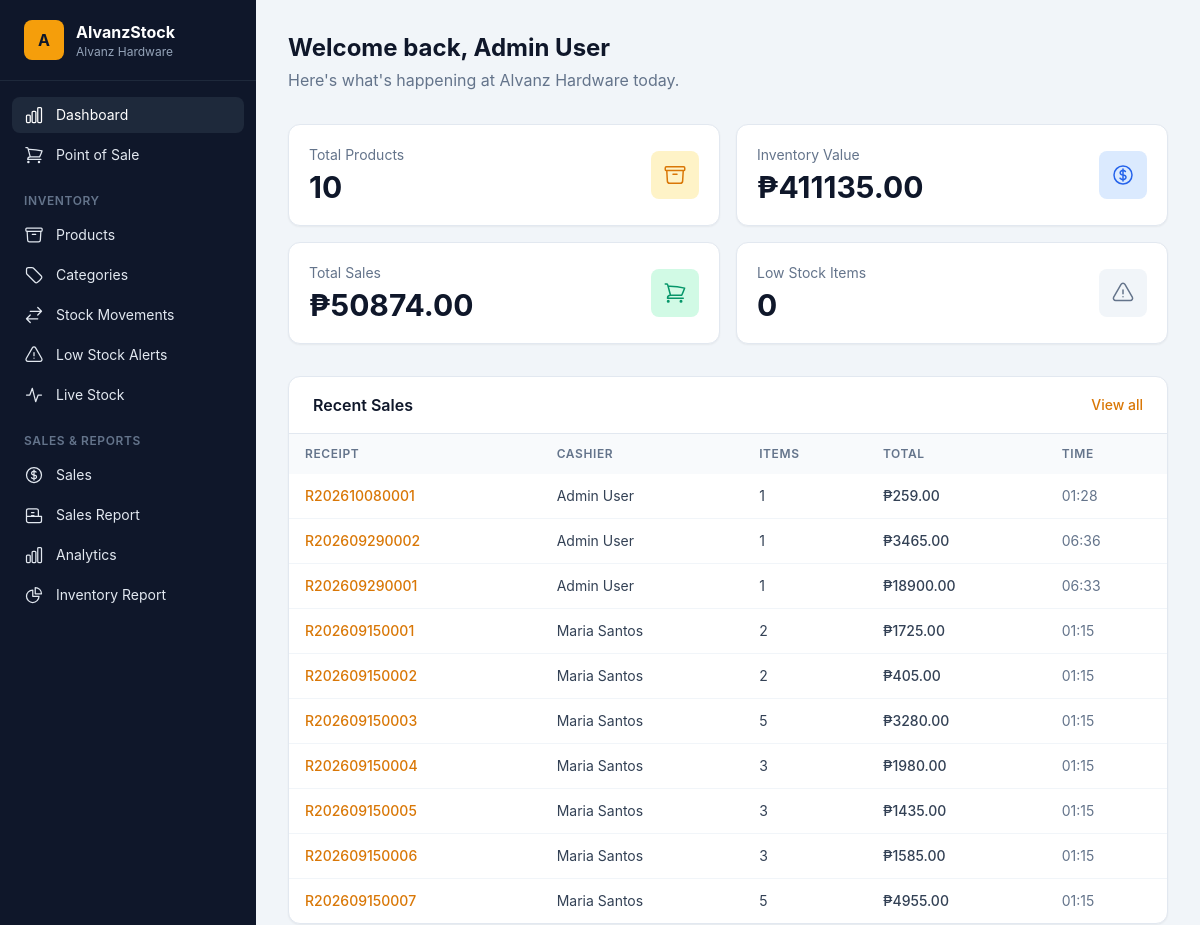
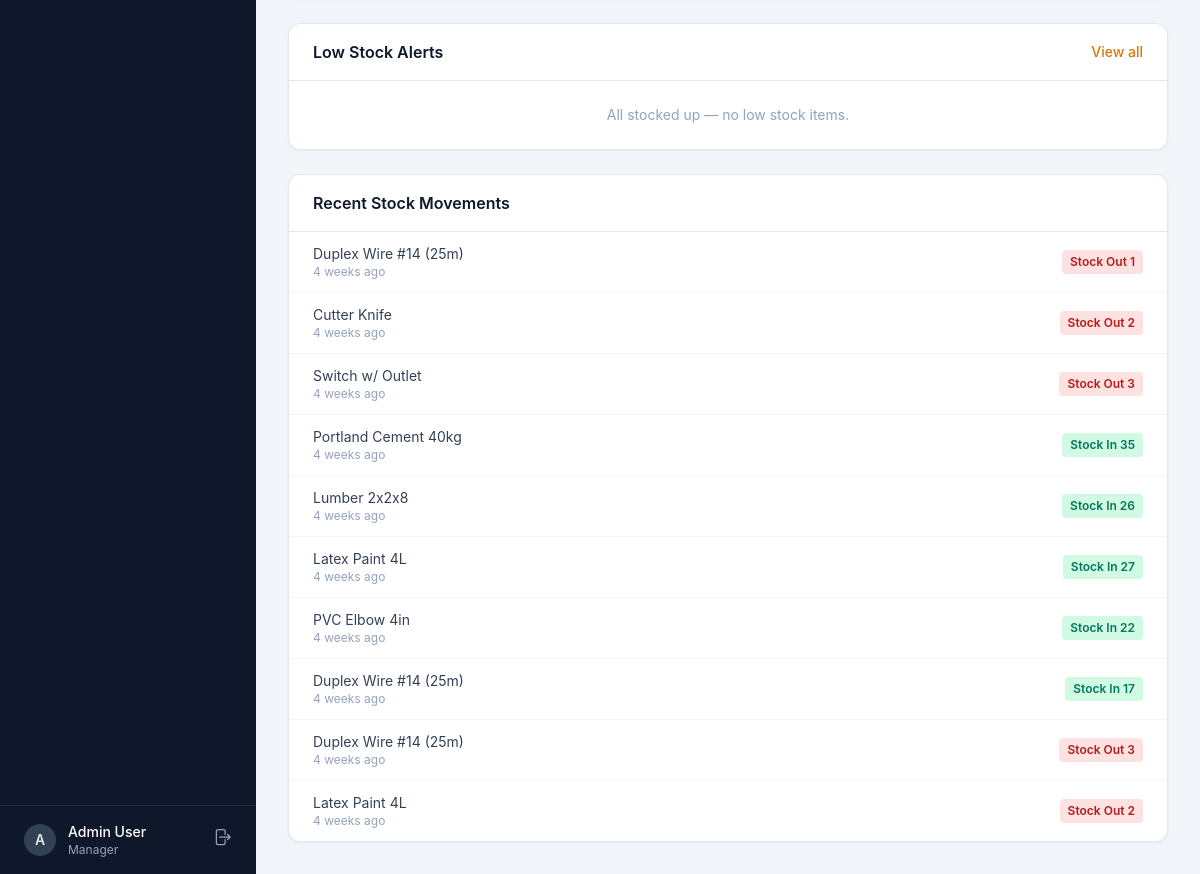
Screenshot of / (signed in) with the database file from the repository (2 pictures, top to bottom).
### accounts/models.py (models this page shows, shortened)
class User(AbstractUser):
    class Role(models.TextChoices):
        MANAGER = "manager", "Manager"
        CASHIER = "cashier", "Cashier"
        STAFF = "staff", "Staff"
        STOCK_VIEWER = "stock_viewer", "Stock Viewer"
    role = models.CharField(max_length=20, choices=Role.choices, default=Role.STAFF)
    @property
    def is_manager(self):
        return self.role == self.Role.MANAGER or self.is_superuser
    @property
    def is_stock_viewer(self):
        return self.role == self.Role.STOCK_VIEWER

### pos/models.py (models this page shows, shortened)
class Sale(models.Model):
    receipt_no = models.CharField(max_length=20, unique=True, editable=False)
    subtotal = models.DecimalField(max_digits=12, decimal_places=2, default=0)
    discount = models.DecimalField(max_digits=12, decimal_places=2, default=0)
    total = models.DecimalField(max_digits=12, decimal_places=2, default=0)
    cash_tendered = models.DecimalField(max_digits=12, decimal_places=2, default=0)
    change = models.DecimalField(max_digits=12, decimal_places=2, default=0)
    cashier = models.ForeignKey("accounts.User", on_delete=models.SET_NULL, null=True, related_name="sales")
    created_at = models.DateTimeField(auto_now_add=True)
    class Meta:
        ordering = ["-created_at"]

### inventory/models.py (models this page shows, shortened)
class StockTransaction(models.Model):
    class Type(models.TextChoices):
        STOCK_IN = "IN", "Stock In"
        STOCK_OUT = "OUT", "Stock Out"
        ADJUST = "ADJ", "Adjustment"
    product = models.ForeignKey(Product, on_delete=models.CASCADE, related_name="transactions")
    transaction_type = models.CharField(max_length=5, choices=Type.choices)
    quantity = models.PositiveIntegerField()
    reference = models.CharField(max_length=100, blank=True)
    notes = models.TextField(blank=True)
    user = models.ForeignKey("accounts.User", on_delete=models.SET_NULL, null=True, related_name="stock_transactions")
    created_at = models.DateTimeField(auto_now_add=True)
    class Meta:
        ordering = ["-created_at"]

class Product(models.Model):
    name = models.CharField(max_length=200)
    sku = models.CharField(max_length=50, unique=True)
    image = models.ImageField(upload_to="products/", blank=True)
    category = models.ForeignKey(Category, on_delete=models.SET_NULL, null=True, blank=True, related_name="products")
    unit = models.CharField(max_length=20, default="pcs")
    cost_price = models.DecimalField(max_digits=12, decimal_places=2, default=0)
    sell_price = models.DecimalField(max_digits=12, decimal_places=2, default=0)
    quantity = models.PositiveIntegerField(default=0)
    min_stock_level = models.PositiveIntegerField(default=10)
    is_active = models.BooleanField(default=True)
    created_at = models.DateTimeField(auto_now_add=True)
    updated_at = models.DateTimeField(auto_now=True)
    class Meta:
        ordering = ["name"]

### inventory/views.py (the view)
# urls.py: path("", views.dashboard, name="dashboard"),
@login_required
def dashboard(request):
    low_stock_products = Product.objects.filter(is_active=True, quantity__lte=F("min_stock_level")).order_by("quantity")
    recent_transactions = StockTransaction.objects.select_related("product", "user")[:10]
    recent_sales = Sale.objects.select_related("cashier")[:10]
    inv = Product.objects.filter(is_active=True).aggregate(
        product_count=Count("id"),
        total_value=Sum(F("quantity") * F("sell_price")),
    )
    sales_total = Sale.objects.aggregate(total=Sum("total"))["total"] or 0
    context = {
        "product_count": inv["product_count"],
        "category_count": Category.objects.count(),
        "total_value": inv["total_value"] or 0,
        "low_stock_count": low_stock_products.count(),
        "low_stock_products": low_stock_products,
        "recent_transactions": recent_transactions,
        "recent_sales": recent_sales,
        "sales_total": sales_total,
    }
    return render(request, "dashboard.html", context)

### templates/dashboard.html (shortened to what this page needs)
{% extends "base.html" %}
{% block content %}
<div class="mb-8">
  <h1 class="text-2xl font-bold text-slate-900">Welcome back, {{ user.get_full_name|default:user.username }}</h1>
  <p class="text-slate-500 mt-1">Here's what's happening at Alvanz Hardware today.</p>
</div>
<div class="grid grid-cols-1 sm:grid-cols-2 xl:grid-cols-4 gap-4 mb-8">
  <div class="card p-5">
    <div class="flex items-center justify-between">
      <div>
        <div class="text-sm text-slate-500">Total Products</div>
        <div class="text-3xl font-bold mt-1">{{ product_count }}</div>
      </div>
      <div class="w-12 h-12 rounded-lg bg-amber-100 text-amber-600 flex items-center justify-center">
      </div>
    </div>
  </div>
  <div class="card p-5">
    <div class="flex items-center justify-between">
      <div>
        <div class="text-sm text-slate-500">Inventory Value</div>
        <div class="text-3xl font-bold mt-1">₱{{ total_value|floatformat:2 }}</div>
      </div>
      <div class="w-12 h-12 rounded-lg bg-blue-100 text-blue-600 flex items-center justify-center">
      </div>
    </div>
  </div>
  {% if user.is_manager %}
  <div class="card p-5">
    <div class="flex items-center justify-between">
      <div>
        <div class="text-sm text-slate-500">Total Sales</div>
        <div class="text-3xl font-bold mt-1">₱{{ sales_total|floatformat:2 }}</div>
      </div>
      <div class="w-12 h-12 rounded-lg bg-emerald-100 text-emerald-600 flex items-center justify-center">
      </div>
    </div>
  </div>
  {% endif %}
  <a href="{% url 'low_stock' %}" class="card p-5 hover:shadow-md transition">
    <div class="flex items-center justify-between">
      <div>
        <div class="text-sm text-slate-500">Low Stock Items</div>
        <div class="text-3xl font-bold mt-1 {% if low_stock_count %}text-red-600{% endif %}">{{ low_stock_count }}</div>
      </div>
      <div class="w-12 h-12 rounded-lg {% if low_stock_count %}bg-red-100 text-red-600{% else %}bg-slate-100 text-slate-500{% endif %} flex items-center justify-center">
      </div>
    </div>
  </a>
</div>
<div class="grid grid-cols-1 gap-6 {% if user.is_manager %}xl:grid-cols-3{% endif %}">
  {% if user.is_manager %}
  <div class="xl:col-span-2 card overflow-hidden">
    <div class="px-6 py-4 border-b border-slate-200 flex items-center justify-between">
      <h2 class="font-semibold">Recent Sales</h2>
      <a href="{% url 'sales_list' %}" class="text-sm text-amber-600 hover:text-amber-700 font-medium">View all</a>
    </div>
    <div class="overflow-x-auto">
      <table class="w-full">
        <thead class="bg-slate-50">
          <tr>
            <th class="table-head">Receipt</th>
            <th class="table-head">Cashier</th>
            <th class="table-head">Items</th>
            <th class="table-head">Total</th>
            <th class="table-head">Time</th>
          </tr>
        </thead>
        <tbody class="divide-y divide-slate-100">
          {% for sale in recent_sales %}
          <tr class="hover:bg-slate-50">
            <td class="table-cell font-medium"><a href="{% url 'sale_receipt' sale.pk %}" class="text-amber-600 hover:underline">{{ sale.receipt_no }}</a></td>
            <td class="table-cell">{{ sale.cashier.get_full_name|default:sale.cashier.username }}</td>
            <td class="table-cell">{{ sale.items.count }}</td>
            <td class="table-cell font-medium">₱{{ sale.total|floatformat:2 }}</td>
            <td class="table-cell text-slate-500">{{ sale.created_at|time:"H:i" }}</td>
          </tr>
          {% empty %}
          <tr><td colspan="5" class="table-cell text-center text-slate-400 py-8">No sales yet.</td></tr>
          {% endfor %}
        </tbody>
      </table>
    </div>
  </div>
  {% endif %}
  <div class="space-y-6">
    <div class="card overflow-hidden">
      <div class="px-6 py-4 border-b border-slate-200 flex items-center justify-between">
        <h2 class="font-semibold">Low Stock Alerts</h2>
        <a href="{% url 'low_stock' %}" class="text-sm text-amber-600 hover:text-amber-700 font-medium">View all</a>
      </div>
      <ul class="divide-y divide-slate-100">
        {% for p in low_stock_products %}
        <li class="px-6 py-3 flex items-center justify-between">
          <a href="{% url 'product_detail' p.pk %}" class="text-sm text-slate-700 hover:text-amber-600 truncate mr-3">{{ p.name }}</a>
          <span class="text-sm font-semibold text-red-600 whitespace-nowrap">{{ p.quantity }} left</span>
        </li>
        {% empty %}
        <li class="px-6 py-6 text-sm text-slate-400 text-center">All stocked up — no low stock items.</li>
        {% endfor %}
      </ul>
    </div>
    <div class="card overflow-hidden">
      <div class="px-6 py-4 border-b border-slate-200">
        <h2 class="font-semibold">Recent Stock Movements</h2>
      </div>
      <ul class="divide-y divide-slate-100">
        {% for t in recent_transactions %}
        <li class="px-6 py-3 flex items-center justify-between">
          <div class="min-w-0 mr-3">
            <div class="text-sm text-slate-700 truncate">{{ t.product.name }}</div>
            <div class="text-xs text-slate-400">{{ t.created_at|timesince }} ago</div>
          </div>
          <span class="text-xs font-semibold px-2 py-1 rounded {% if t.transaction_type == 'IN' %}bg-emerald-100 text-emerald-700{% else %}bg-red-100 text-red-700{% endif %} whitespace-nowrap">
            {{ t.get_transaction_type_display }} {{ t.quantity }}
          </span>
        </li>
        {% empty %}
        <li class="px-6 py-6 text-sm text-slate-400 text-center">No stock movements yet.</li>
        {% endfor %}
      </ul>
    </div>
  </div>
</div>
{% endblock %}

### templates/base.html (shortened to what this page needs)
{% load static %}
<!DOCTYPE html>
<html lang="en">
<head>
  <link rel="stylesheet" href="{% static 'css/output.css' %}">
</head>
<body class="bg-slate-100 text-slate-900 antialiased">
  {% if user.is_authenticated %}
  <div class="flex min-h-screen">
    <aside class="hidden lg:flex w-64 flex-col bg-slate-900 text-slate-200 fixed inset-y-0">
      <div class="flex items-center gap-3 px-6 py-5 border-b border-slate-800">
        <div class="w-10 h-10 rounded-lg bg-amber-500 flex items-center justify-center font-bold text-slate-900">A</div>
        <div>
          <div class="font-bold text-white">AlvanzStock</div>
          <div class="text-xs text-slate-400">Alvanz Hardware</div>
        </div>
      </div>
      <nav class="flex-1 px-3 py-4 space-y-1 text-sm">
        {% if user.is_stock_viewer %}
        <a href="{% url 'real_time_stock' %}" class="{% if request.resolver_match.url_name == 'real_time_stock' %}bg-slate-800 text-white{% else %}hover:bg-slate-800 hover:text-white{% endif %} flex items-center gap-3 rounded-lg px-3 py-2">
          <svg class="w-5 h-5" fill="none" stroke="currentColor" stroke-width="1.5" viewBox="0 0 24 24"><path stroke-linecap="round" stroke-linejoin="round" d="M3 12h4l3-8 4 16 3-8h4"/></svg>
          Live Stock
        </a>
        {% else %}
        <a href="{% url 'dashboard' %}" class="{% if request.resolver_match.url_name == 'dashboard' %}bg-slate-800 text-white{% else %}hover:bg-slate-800 hover:text-white{% endif %} flex items-center gap-3 rounded-lg px-3 py-2">
          Dashboard
        </a>
        <a href="{% url 'pos_screen' %}" class="{% if request.resolver_match.url_name == 'pos_screen' %}bg-slate-800 text-white{% else %}hover:bg-slate-800 hover:text-white{% endif %} flex items-center gap-3 rounded-lg px-3 py-2">
          Point of Sale
        </a>
        <div class="pt-4 pb-1 px-3 text-xs font-semibold uppercase tracking-wider text-slate-500">Inventory</div>
        <a href="{% url 'product_list' %}" class="{% if request.resolver_match.url_name == 'product_list' or request.resolver_match.url_name == 'product_detail' or request.resolver_match.url_name == 'product_create' or request.resolver_match.url_name == 'product_edit' %}bg-slate-800 text-white{% else %}hover:bg-slate-800 hover:text-white{% endif %} flex items-center gap-3 rounded-lg px-3 py-2">
          Products
        </a>
        <a href="{% url 'category_list' %}" class="{% if request.resolver_match.url_name == 'category_list' %}bg-slate-800 text-white{% else %}hover:bg-slate-800 hover:text-white{% endif %} flex items-center gap-3 rounded-lg px-3 py-2">
          Categories
        </a>
        <a href="{% url 'stock_transaction_list' %}" class="{% if request.resolver_match.url_name == 'stock_transaction_list' or request.resolver_match.url_name == 'stock_transaction_create' %}bg-slate-800 text-white{% else %}hover:bg-slate-800 hover:text-white{% endif %} flex items-center gap-3 rounded-lg px-3 py-2">
          <svg class="w-5 h-5" fill="none" stroke="currentColor" stroke-width="1.5" viewBox="0 0 24 24"><path stroke-linecap="round" stroke-linejoin="round" d="M7.5 21L3 16.5m0 0L7.5 12M3 16.5h13.5m0-13.5L21 7.5m0 0L16.5 12M21 7.5H7.5"/></svg>
          Stock Movements
        </a>
        <a href="{% url 'low_stock' %}" class="{% if request.resolver_match.url_name == 'low_stock' %}bg-slate-800 text-white{% else %}hover:bg-slate-800 hover:text-white{% endif %} flex items-center gap-3 rounded-lg px-3 py-2">
          Low Stock Alerts
        </a>
        <a href="{% url 'real_time_stock' %}" class="{% if request.resolver_match.url_name == 'real_time_stock' %}bg-slate-800 text-white{% else %}hover:bg-slate-800 hover:text-white{% endif %} flex items-center gap-3 rounded-lg px-3 py-2">
          <svg class="w-5 h-5" fill="none" stroke="currentColor" stroke-width="1.5" viewBox="0 0 24 24"><path stroke-linecap="round" stroke-linejoin="round" d="M3 12h4l3-8 4 16 3-8h4"/></svg>
          Live Stock
        </a>
        {% if user.is_manager %}
        <div class="pt-4 pb-1 px-3 text-xs font-semibold uppercase tracking-wider text-slate-500">Sales & Reports</div>
        <a href="{% url 'sales_list' %}" class="{% if request.resolver_match.url_name == 'sales_list' %}bg-slate-800 text-white{% else %}hover:bg-slate-800 hover:text-white{% endif %} flex items-center gap-3 rounded-lg px-3 py-2">
          Sales
        </a>
        <a href="{% url 'sales_report' %}" class="{% if request.resolver_match.url_name == 'sales_report' %}bg-slate-800 text-white{% else %}hover:bg-slate-800 hover:text-white{% endif %} flex items-center gap-3 rounded-lg px-3 py-2">
          Sales Report
        </a>
        <a href="{% url 'analytics_report' %}" class="{% if request.resolver_match.url_name == 'analytics_report' %}bg-slate-800 text-white{% else %}hover:bg-slate-800 hover:text-white{% endif %} flex items-center gap-3 rounded-lg px-3 py-2">
          Analytics
        </a>
        <a href="{% url 'inventory_report' %}" class="{% if request.resolver_match.url_name == 'inventory_report' %}bg-slate-800 text-white{% else %}hover:bg-slate-800 hover:text-white{% endif %} flex items-center gap-3 rounded-lg px-3 py-2">
          <svg class="w-5 h-5" fill="none" stroke="currentColor" stroke-width="1.5" viewBox="0 0 24 24"><path stroke-linecap="round" stroke-linejoin="round" d="M10.5 6a7.5 7.5 0 107.5 7.5h-7.5V6z"/><path stroke-linecap="round" stroke-linejoin="round" d="M13.5 10.5H21A7.5 7.5 0 0013.5 3v7.5z"/></svg>
          Inventory Report
        </a>
        {% endif %}
        {% endif %}
      </nav>
      <div class="px-3 py-4 border-t border-slate-800">
        <div class="flex items-center gap-3 px-3">
          <div class="w-8 h-8 rounded-full bg-slate-700 flex items-center justify-center text-sm font-semibold">{{ user.get_full_name|default:user.username|first|upper }}</div>
          <div class="flex-1 min-w-0">
            <div class="text-sm font-medium text-white truncate">{{ user.get_full_name|default:user.username }}</div>
            <div class="text-xs text-slate-400 capitalize">{{ user.get_role_display }}</div>
          </div>
          <form method="post" action="{% url 'logout' %}">
            <button title="Log out" class="text-slate-400 hover:text-white">
              <svg class="w-5 h-5" fill="none" stroke="currentColor" stroke-width="1.5" viewBox="0 0 24 24"><path stroke-linecap="round" stroke-linejoin="round" d="M15.75 9V5.25A2.25 2.25 0 0013.5 3h-6a2.25 2.25 0 00-2.25 2.25v13.5A2.25 2.25 0 007.5 21h6a2.25 2.25 0 002.25-2.25V15m3 0l3-3m0 0l-3-3m3 3H9"/></svg>
            </button>
          </form>
        </div>
      </div>
    </aside>
    <div class="flex-1 lg:ml-64">
      <main class="p-4 lg:p-8">
        {% block content %}{% endblock %}
      </main>
    </div>
  </div>
  {% else %}
    {% block bare %}{% endblock %}
  {% endif %}
</body>
</html>

### rows the page displays
User: get_full_name|first "A", get_full_name "Admin User", role "Manager"
Sale: receipt_no "R202610080001", cashier.get_full_name "Admin User", items.count "1", total "259.00", created_at "01:28"
Sale: receipt_no "R202609290002", cashier.get_full_name "Admin User", items.count "1", total "3465.00", created_at "06:36"
Sale: receipt_no "R202609290001", cashier.get_full_name "Admin User", items.count "1", total "18900.00", created_at "06:33"
Sale: receipt_no "R202609150001", cashier.get_full_name "Maria Santos", items.count "2", total "1725.00", created_at "01:15"
Sale: receipt_no "R202609150002", cashier.get_full_name "Maria Santos", items.count "2", total "405.00", created_at "01:15"
Sale: receipt_no "R202609150003", cashier.get_full_name "Maria Santos", items.count "5", total "3280.00", created_at "01:15"
Sale: receipt_no "R202609150004", cashier.get_full_name "Maria Santos", items.count "3", total "1980.00", created_at "01:15"
Sale: receipt_no "R202609150005", cashier.get_full_name "Maria Santos", items.count "3", total "1435.00", created_at "01:15"
Sale: receipt_no "R202609150006", cashier.get_full_name "Maria Santos", items.count "3", total "1585.00", created_at "01:15"
Sale: receipt_no "R202609150007", cashier.get_full_name "Maria Santos", items.count "5", total "4955.00", created_at "01:15"
StockTransaction: product.name "Duplex Wire #14 (25m)", created_at "4 weeks", transaction_type "Stock Out", quantity "1"
StockTransaction: product.name "Cutter Knife", created_at "4 weeks", transaction_type "Stock Out", quantity "2"
StockTransaction: product.name "Switch w/ Outlet", created_at "4 weeks", transaction_type "Stock Out", quantity "3"
StockTransaction: product.name "Portland Cement 40kg", created_at "4 weeks", transaction_type "Stock In", quantity "35"
StockTransaction: product.name "Lumber 2x2x8", created_at "4 weeks", transaction_type "Stock In", quantity "26"
StockTransaction: product.name "Latex Paint 4L", created_at "4 weeks", transaction_type "Stock In", quantity "27"
StockTransaction: product.name "PVC Elbow 4in", created_at "4 weeks", transaction_type "Stock In", quantity "22"
StockTransaction: product.name "Duplex Wire #14 (25m)", created_at "4 weeks", transaction_type "Stock In", quantity "17"
StockTransaction: product.name "Duplex Wire #14 (25m)", created_at "4 weeks", transaction_type "Stock Out", quantity "3"
StockTransaction: product.name "Latex Paint 4L", created_at "4 weeks", transaction_type "Stock Out", quantity "2"

### other values shown
{{ product_count }} "10"
{{ total_value|floatformat:2 }} "411135.00"
{{ sales_total|floatformat:2 }} "50874.00"
{{ low_stock_count }} "0"
